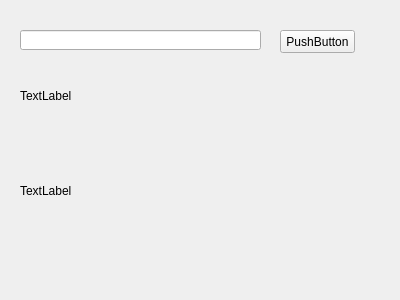
<?xml version="1.0" encoding="UTF-8"?>
<ui version="4.0">
 <class>IOWidget</class>
 <widget class="QWidget" name="IOWidget">
  <property name="geometry">
   <rect>
    <x>0</x>
    <y>0</y>
    <width>400</width>
    <height>300</height>
   </rect>
  </property>
  <property name="windowTitle">
   <string>IOWidget</string>
  </property>
  <widget class="QLabel" name="cOutput">
   <property name="geometry">
    <rect>
     <x>20</x>
     <y>70</y>
     <width>291</width>
     <height>51</height>
    </rect>
   </property>
   <property name="text">
    <string>TextLabel</string>
   </property>
  </widget>
  <widget class="QPushButton" name="cBtn">
   <property name="geometry">
    <rect>
     <x>280</x>
     <y>30</y>
     <width>75</width>
     <height>23</height>
    </rect>
   </property>
   <property name="text">
    <string>PushButton</string>
   </property>
  </widget>
  <widget class="QLineEdit" name="cInput">
   <property name="geometry">
    <rect>
     <x>20</x>
     <y>30</y>
     <width>241</width>
     <height>20</height>
    </rect>
   </property>
  </widget>
  <widget class="QLabel" name="cOriginOutput">
   <property name="geometry">
    <rect>
     <x>20</x>
     <y>150</y>
     <width>351</width>
     <height>81</height>
    </rect>
   </property>
   <property name="text">
    <string>TextLabel</string>
   </property>
  </widget>
 </widget>
 <layoutdefault spacing="6" margin="11"/>
 <resources/>
 <connections/>
</ui>
